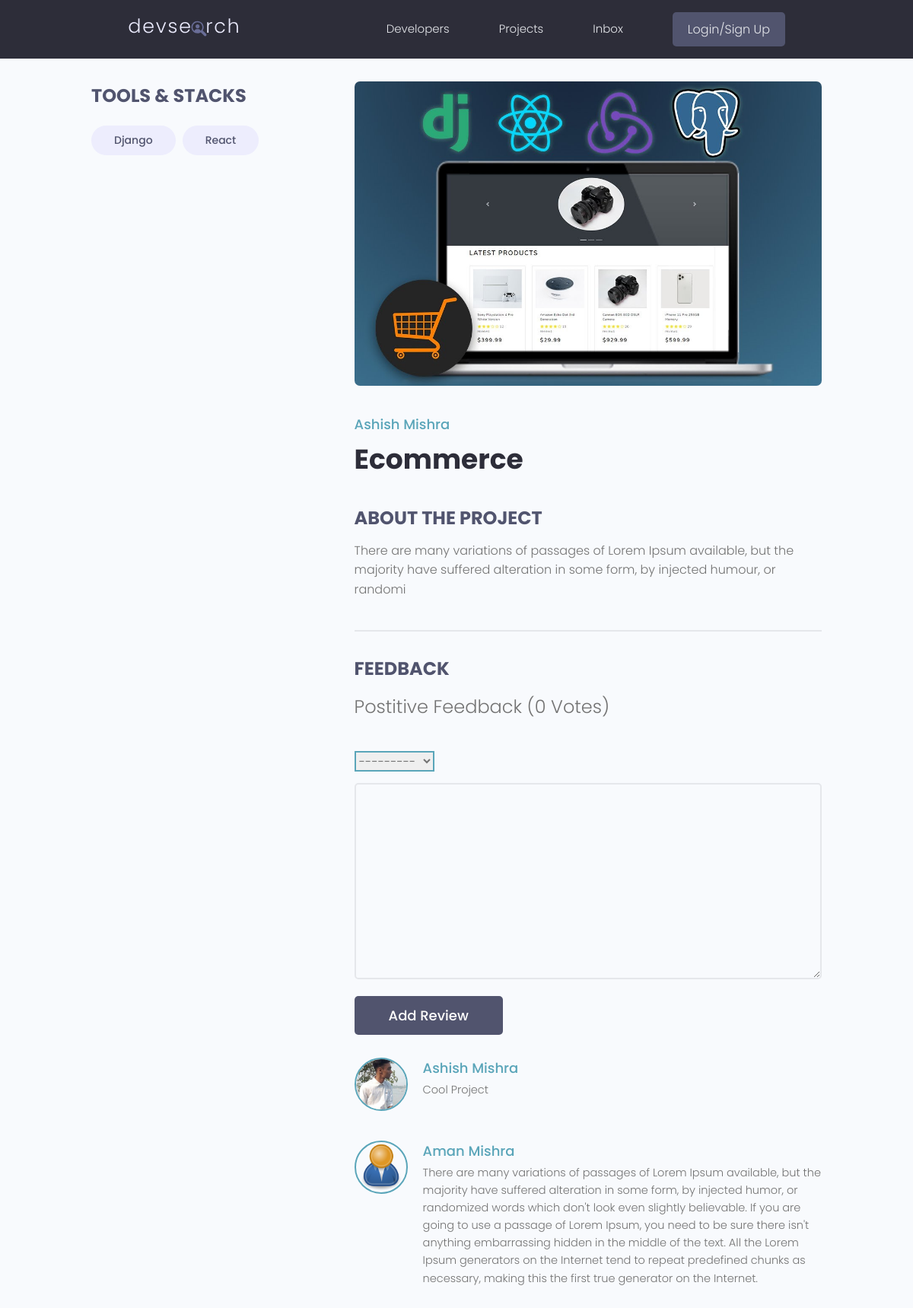
Page /projects/project/9a603dbe-ffcb-492a-9620-6bc532100aab/ on the committed database.
### projects/models.py (models this page shows, shortened)
class Tag(models.Model):
    name = models.CharField(max_length=200)
    created= models.DateTimeField(auto_now_add=True)
    id= models.UUIDField(default=uuid.uuid4,unique=True,primary_key=True,editable=False)
    def __str__(self):
        return self.name

class Project(models.Model):
    owner= models.ForeignKey(Profile,null=True,blank=True,on_delete=models.SET_NULL)
    title= models.CharField(max_length=200)
    description= models.TextField(null=True,blank=True)
    featured_image = models.ImageField(null=True,blank=True,default="default.jpeg")
    demo_link=models.CharField(max_length=2000,null=True,blank=True)
    source_link= models.CharField(max_length=2000,null=True,blank=True)
    tags= models.ManyToManyField('Tag',blank=True)
    vote_total=models.IntegerField(default=0,null=True,blank=True)
    vote_ratio=models.IntegerField(default=0,null=True,blank=True)
    created= models.DateTimeField(auto_now_add=True)
    id= models.UUIDField(default=uuid.uuid4,unique=True,primary_key=True,editable=False)
    class Meta:
        ordering = ['created']

class Review(models.Model):
    VOTE_TYPE = (
        ('up', 'Up Vote'),
        ('down', 'Down Vote'),
    )
    owner = models.ForeignKey(Profile, on_delete=models.CASCADE, null=True)
    project = models.ForeignKey(Project, on_delete=models.CASCADE)
    body = models.TextField(null=True, blank=True)
    value = models.CharField(max_length=200, choices=VOTE_TYPE)
    created = models.DateTimeField(auto_now_add=True)
    id = models.UUIDField(default=uuid.uuid4, unique=True,
                          primary_key=True, editable=False)
    class Meta:
        unique_together = [['owner', 'project']]

### users/models.py (models this page shows, shortened)
class Profile(models.Model):
    user= models.OneToOneField(User, on_delete=models.CASCADE,null=True,blank=True)
    name = models.CharField(max_length=200,blank= True, null=True)
    email = models.EmailField(max_length=500, blank=True,null=True)
    username=models.CharField(max_length=200,blank= True, null=True)
    location=models.CharField(max_length=200,blank= True, null=True)
    short_intro = models.CharField(max_length=200,blank= True, null=True)
    bio= models.TextField(blank= True, null=True)
    profile_image = models.ImageField(null=True,blank=True,upload_to='profiles/',default="profiles/user-default.png")
    social_github = models.CharField(max_length=200,blank= True, null=True)
    social_linkedin = models.CharField(max_length=200,blank= True, null=True)
    social_twitter = models.CharField(max_length=200,blank= True, null=True)
    social_insta = models.CharField(max_length=200,blank= True, null=True)
    social_website = models.CharField(max_length=200,blank= True, null=True)
    created= models.DateTimeField(auto_now_add=True)
    id= models.UUIDField(default=uuid.uuid4,unique=True,primary_key=True,editable=False)

### projects/views.py (the view, shortened to what this page needs)
# urls.py: path('project/<str:pk>/',views.project,name="project"),
def project(request,pk):
    projectobj= Project.objects.get(id=pk)
    form = ReviewForm()
    return render(request,'projects/single-project.html',{'project':projectobj, 'form': form})

### projects/forms.py
class ReviewForm(ModelForm):
    class Meta:
        model = Review
        fields = ['value', 'body']
        labels = {
            'value': 'Place your vote',
            'body': 'Add a comment with your vote'
        }
    def __init__(self, *args, **kwargs):
        super(ReviewForm, self).__init__(*args, **kwargs)
        for name, field in self.fields.items():
            field.widget.attrs.update({'class': 'input'})

### projects/templates/projects/single-project.html (shortened to what this page needs)
{%extends 'main.html'%}
{%block content%}
  <main class="singleProject my-md">
    <div class="container">
      <div class="layout">
        <div class="column column--1of3">
          <h3 class="singleProject__subtitle">Tools & Stacks</h3>
          <div class="singleProject__toolStack">
            {%for tags in project.tags.all%}
            <span class="tag tag--pill tag--sub tag--lg">
              <small>{{tags}}</small>
            </span>
            {%endfor%}
          </div>
        </div>
        <div class="column column--2of3">
          <img class="singleProject__preview" src="{{project.featured_image.url}} " alt="portfolio thumbnail" />
          <a href="{% url 'user-profile' project.owner.id %}" class="singleProject__developer">{{project.owner.name}}</a>
          <h2 class="singleProject__title">{{project.title}}</h2>
          <h3 class="singleProject__subtitle">About the Project</h3>
          <div class="singleProject__info">
           <p>{{project.description|slice:"150"}} </p>
          </div>
          <div class="comments">
            <h3 class="singleProject__subtitle">Feedback</h3>
            <h5 class="project--rating">
              {{project.vate_ratio}} Postitive Feedback ({{project.vote_total}} Vote{{project.vote_total|pluralize:"s"}})
            </h5>
            <form class="form" action="{% url 'project' project.id %}" method="POST">
              {% for field in form %}
              <div class="form__field">
                  {{field}}
              </div>
              {% endfor %}
              <input class="btn btn--sub btn--lg" type="submit" value="Add Review" />
          </form>
            <div class="commentList">
              {% for review in project.review_set.all %}
              {% if review.body %}
              <div class="comment">
                  <a href="{% url 'user-profile' review.owner.id  %}">
                      <img class="avatar avatar--md" src="{{review.owner.profile_image.url}}" alt="user" />
                  </a>
                  <div class="comment__details">
                      <a href="{% url 'user-profile' review.owner.id %}"
                          class="comment__author">{{review.owner.name}}</a>
                      <p class="comment__info">{{review.body|linebreaksbr}}</p>
                  </div>
              </div>
              {% endif %}
              {% endfor %}
            </div>
          </div>
        </div>
      </div>
    </div>
  </main>
{%endblock content%}

### static/styles/app.css (style rules this page uses)
:root { --color-sub: #2d2d39; }
.btn--sub { background-color: var(--color-sub-light); }
img { width: 100%; }
.singleProject .column--1of3 { order: 2; }
@media screen and (min-width: 1081px) { .singleProject .column--1of3 { order: 1; } }
@media screen and (min-width: 1081px) { .singleProject .column--2of3 { order: 2; } }
.singleProject__toolStack { margin-top: 2rem; margin-bottom: 4rem; }
.singleProject__preview { height: 50vh; object-fit: cover; object-position: top center; margin-bottom: 3rem; border-radius: 0.7rem; }
.singleProject__developer { font-size: 1.8rem; font-weight: 500; }
.singleProject__title { font-size: 3.6rem; font-weight: 700; color: var(--color-sub); margin-bottom: 3rem; }
.project--rating { margin-bottom: 1.6em; margin-top: .5em; }
.singleProject__subtitle { text-transform: uppercase; font-size: 2.4rem; font-weight: 700; color: var(--color-sub-light); margin-bottom: 1rem; }
.comments { margin-top: 4rem; padding-top: 3rem; border-top: 2px solid var(--color-light); }
.commentList { margin: 3rem 0; }
.comment { display: flex; gap: 2rem; }
.comment:not(:last-child) { margin-bottom: 3rem; }
.comment__author { font-size: 1.8rem; }
.comment__info { font-size: 1.45rem; }

### static/uikit/styles/modules/_variables.css (style rules this page uses)
:root { --color-main: #5aa5b9; --color-main-light: #e6faff; --color-sub: #3f4156; --color-sub-light: #51546e; --color-sub-lighter: #ededfd; --color-text: #737373; --color-gray: #8b8b8b; --color-light: #e5e7eb; --color-light-gray: #767676; --color-bg: #f8fafd; --color-white: #fffefd; --color-white-light: #f3f3f3; --color-success: #359e64; --color-success-bg: #def8e8; --color-error: #fc4b0b; --color-error-bg: #fff2ee; --font-base: 'Poppins', arial, helvetica, 'Segoe UI', roboto, ubuntu, sans-serif; --font-monospace: 'Fira Code', 'Courier New', courier, monospace; --font-regular: 300; --font-medium: 500; --font-bold: 700; --generic-shadow: 1px 1px 5px #00000010; --generic-transition: all 0.3s ease-in-out; }

### static/uikit/styles/modules/_base.css (style rules this page uses)
* { margin: 0; padding: 0; box-sizing: border-box; text-rendering: optimizeLegibility; color: inherit; font-size: inherit; }
html { font-size: 50%; }
@media only screen and (min-width: 480px) { html { font-size: 56.25%; } }
@media only screen and (min-width: 1200px) { html { font-size: 62.5%; } }
body { line-height: 1.6; font-weight: 400; font-size: 1.5rem; color: var(--color-text); background-color: var(--color-bg); min-height: 100vh; }

### static/uikit/styles/modules/_typography.css (style rules this page uses)
* { font-family: var(--font-base); }
h2 { font-size: 3.6rem; font-weight: var(--font-bold); }
h3 { font-size: 3.2rem; font-weight: var(--font-medium); }
h5 { font-size: 2.4rem; font-weight: var(--font-medium); }
h5, h6 { font-weight: var(--font-regular); }
p, span, strong { font-size: 1.6rem; color: var(--color-text); font-weight: var(--font-regular); }
a { padding-bottom: 2px; text-decoration: none; display: inline-block; color: var(--color-main); font-weight: var(--font-medium); }

### static/uikit/styles/modules/_utilities.css (style rules this page uses)
.container { width: 92%; max-width: 165rem; margin: 0 auto; box-sizing: border-box; }
@media screen and (min-width: 1000px) { .container { width: 90%; } }
@media screen and (min-width: 1200px) { .container { width: 80%; } }
.my-md { margin: 3rem auto; }

### static/uikit/styles/modules/_avatar.css (style rules this page uses)
.avatar { border-radius: 50%; border: 2px solid var(--color-main); object-fit: cover; }
.avatar--md { height: 7rem; width: 7rem; }

### static/uikit/styles/modules/_button.css (style rules this page uses)
.btn { display: inline-block; position: relative; cursor: pointer; background-color: var(--color-light); font-weight: var(--font-medium); color: var(--color-sub); text-decoration: none; padding: 1rem 2rem; border-radius: 0.5rem; border: none; width: -webkit-fit-content; width: -moz-fit-content; width: fit-content; height: -webkit-fit-content; height: -moz-fit-content; height: fit-content; font-size: 1.6rem; outline-width: 0; outline-color: transparent; -webkit-backface-visibility: hidden; backface-visibility: hidden; transition: all 0.3s ease-in-out; }
.btn--sub { background-color: var(--color-sub); color: var(--color-white); }
.btn--lg { font-size: 1.8rem; padding: 1.2rem 4.5rem; }

### static/uikit/styles/modules/_layout.css (style rules this page uses)
.layout { display: flex; flex-flow: row wrap; justify-content: space-between; }
.layout > .column { margin-bottom: 3rem; }
.layout > .column.column--1of3 { flex-basis: 30%; }
.layout > .column.column--2of3 { flex-basis: 64%; }

### rows in the picture
Tag: name "Django"
Tag: name "React"
Project: featured_image (picture), owner.name "Ashish Mishra", title "Ecommerce", description "There are many variations of passages of Lorem Ipsum available, but the majority have suffered alteration in some form, by injected humour, or randomi", vote_total "0"
Review: owner.profile_image (picture), owner.name "Ashish Mishra", body "Cool Project"
Review: owner.profile_image (placeholder picture), owner.name "Aman Mishra", body "There are many variations of passages of Lorem Ipsum available, but the majority have suffered alteration in some form, by injected humor, or randomized words which don't look even slightly believable. If you are going to use a passage of Lorem Ipsum, you need to be sure there isn't anything embarrassing hidden in the middle of the text. All the Lorem Ipsum generators on the Internet tend to repeat predefined chunks as necessary, making this the first true generator on the Internet."
